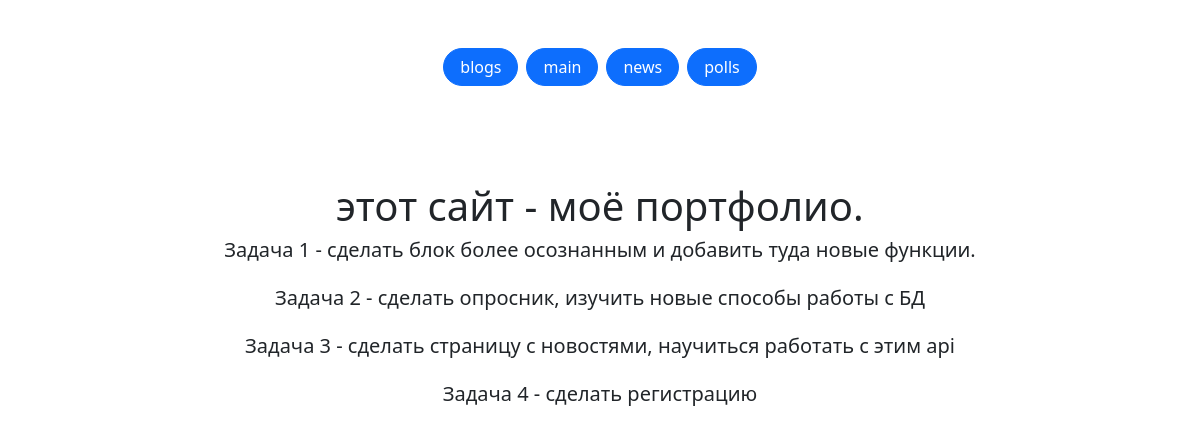
The app's page /main/, older data.
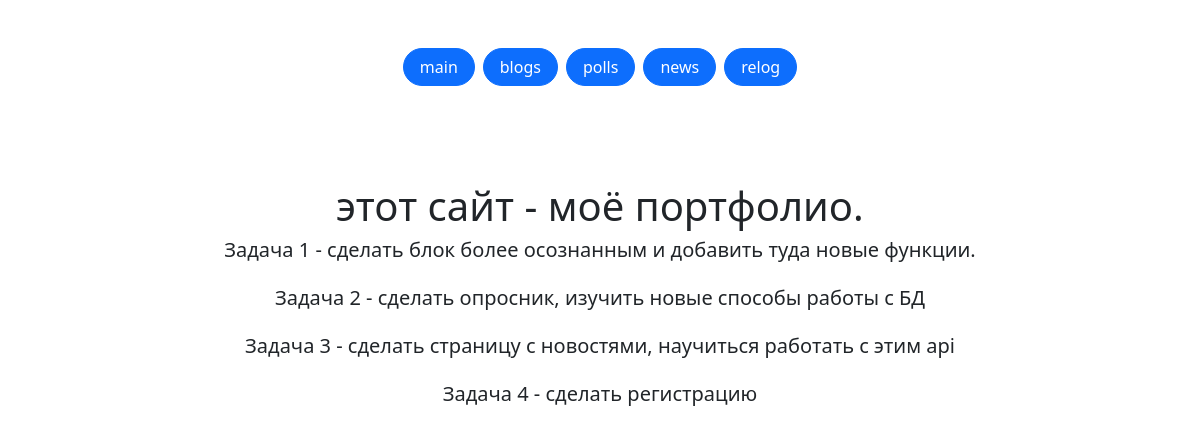
The same page, newer data.
### menu/models.py (models this page shows, shortened)
class Menu(models.Model):
    title = models.CharField(max_length=100)
    order = models.IntegerField(default=0)

### menu/views.py (the view)
# urls.py: path('', views.main),
def main(request):
    menus = Menu.objects.all().order_by('order')
    return render(request, 'main.html',{'menus': menus})

### templates/main.html (shortened to what this page needs)
<!DOCTYPE html>
<html lang="en">
<head>
     <link rel="stylesheet" href="https://cdn.jsdelivr.net/npm/bootstrap@5.2.3/dist/css/bootstrap.min.css">
</head>
<body>
    <div>
    <div class="d-flex gap-2 justify-content-center py-5">
        {% for menu in menus %}
      <a href="/{{ menu.title }}/" class="btn btn-primary rounded-pill px-3">{{ menu.title }}</a>
        {% endfor %}
    </div>
     </div>
    <div class="py-5 text-center">
        <h1> этот сайт - моё портфолио.</h1>
        <h5>Задача 1 - сделать блок более осознанным и добавить туда новые функции.<br><br>
            Задача 2 - сделать опросник, изучить новые способы работы с БД<br><br>
            Задача 3 - сделать страницу с новостями, научиться работать с этим api<br><br>
            Задача 4 - сделать регистрацию
        </h5>
    </div>
</body>
</html>

Row changes from the older to the newer data that the page shows:
shown differently, row unchanged: Menu "main": moves up the list
changed Menu "polls": moves up the list
added Menu: title "relog"
